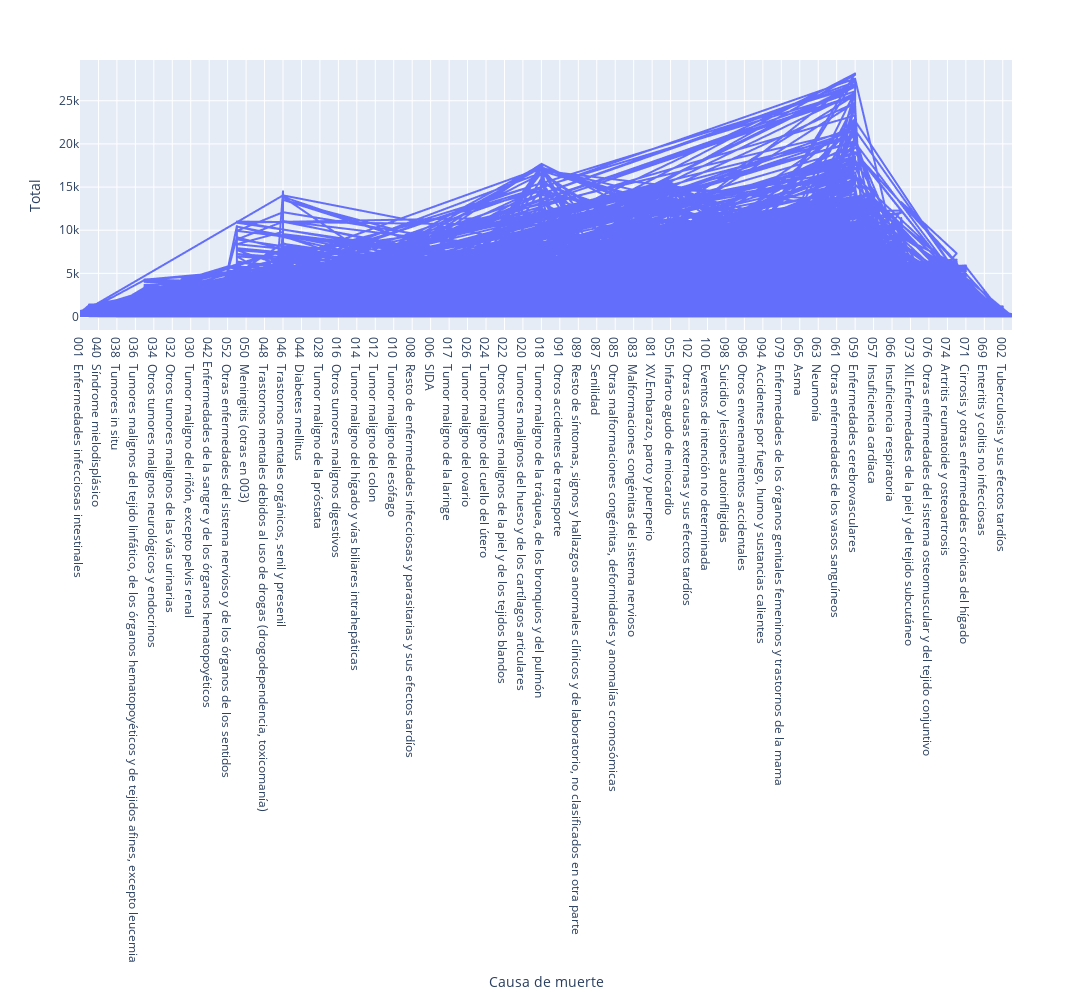

Notebook code for this chart:
### Code cell
myFigure = px.line(deaths_all_ages, x="Causa de muerte", y="Total",
                 width=1800, height=1000)
 
# Display the figure
myFigure.show()

### Figure 1 — Plotly figure (JSON) as saved in the notebook; plotly's stock layout.template omitted (floating-point values rounded to 4 significant figures; data arrays with more than 128 entries replaced by an {"elided": "..."} marker saying what was removed)
{"data": [{"hovertemplate": "Causa de muerte=%{x}<br>Total=%{y}<extra></extra>", "legendgroup": "", "line": {"color": "#636efa", "dash": "solid"}, "marker": {"symbol": "circle"}, "mode": "lines", "name": "", "showlegend": false, "type": "scattergl", "x": {"elided": "7956 str values"}, "xaxis": "x", "y": {"elided": "7956 int values"}, "yaxis": "y"}], "layout": {"height": 1000, "legend": {"tracegroupgap": 0}, "margin": {"t": 60}, "width": 1800, "xaxis": {"anchor": "y", "domain": [0, 1], "title": {"text": "Causa de muerte"}}, "yaxis": {"anchor": "x", "domain": [0, 1], "title": {"text": "Total"}}}}
